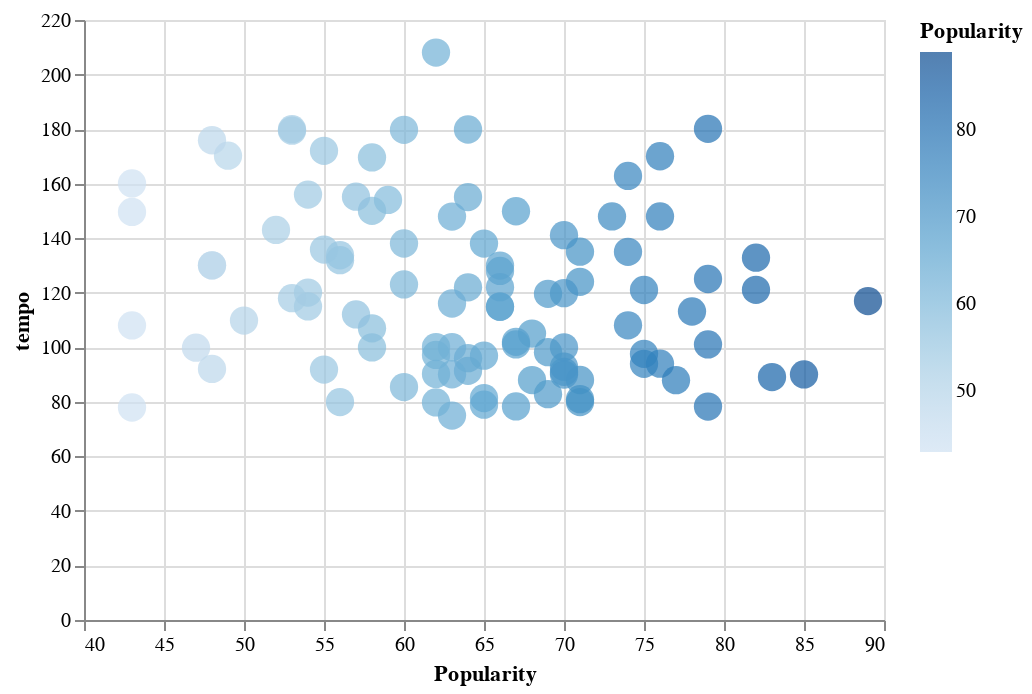

The code cell stored with this chart in its notebook:
### Code cell
alt.Chart(sorted_df).mark_circle().encode(
alt.X('Popularity', scale=alt.Scale(zero=False)), y='tempo', color=alt.Color('Popularity', scale=alt.Scale(zero=False)), 
size=alt.value(200), tooltip=['Popularity','tempo', 'Song Name', 'Album Name'])
